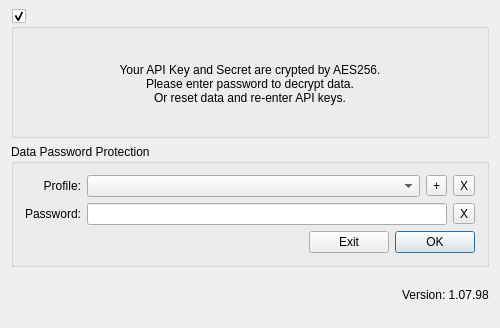
<?xml version="1.0" encoding="UTF-8"?>
<ui version="4.0">
 <class>PasswordDialog</class>
 <widget class="QDialog" name="PasswordDialog">
  <property name="geometry">
   <rect>
    <x>0</x>
    <y>0</y>
    <width>500</width>
    <height>328</height>
   </rect>
  </property>
  <property name="minimumSize">
   <size>
    <width>500</width>
    <height>0</height>
   </size>
  </property>
  <property name="windowTitle">
   <string>Qt Bitcoin Trader</string>
  </property>
  <property name="styleSheet">
   <string notr="true"/>
  </property>
  <layout class="QGridLayout" name="gridLayout_2">
   <property name="topMargin">
    <number>9</number>
   </property>
   <item row="0" column="5">
    <widget class="QGroupBox" name="descriptionGroupBox">
     <property name="styleSheet">
      <string notr="true">QGroupBox::indicator::checked::hover {background: black; border: 1px solid gray; border-radius: 3px; image: url(:/Resources/Close.png);} QGroupBox::indicator::checked::!hover { background: white; border: 1px solid gray; border-radius: 3px; image: url(:/Resources/Close.png);} QGroupBox:title {background: transparent;}</string>
     </property>
     <property name="title">
      <string/>
     </property>
     <property name="checkable">
      <bool>true</bool>
     </property>
     <layout class="QGridLayout" name="gridLayout_3">
      <property name="leftMargin">
       <number>8</number>
      </property>
      <property name="rightMargin">
       <number>8</number>
      </property>
      <property name="bottomMargin">
       <number>8</number>
      </property>
      <item row="0" column="0">
       <widget class="QLabel" name="label">
        <property name="sizePolicy">
         <sizepolicy hsizetype="Preferred" vsizetype="Expanding">
          <horstretch>0</horstretch>
          <verstretch>0</verstretch>
         </sizepolicy>
        </property>
        <property name="accessibleName">
         <string>TR00112</string>
        </property>
        <property name="styleSheet">
         <string notr="true"/>
        </property>
        <property name="text">
         <string>Your API Key and Secret are crypted by AES256.
Please enter password to decrypt data.
Or reset data and re-enter API keys.</string>
        </property>
        <property name="alignment">
         <set>Qt::AlignCenter</set>
        </property>
        <property name="buddy">
         <cstring>passwordEdit</cstring>
        </property>
       </widget>
      </item>
     </layout>
    </widget>
   </item>
   <item row="1" column="5">
    <widget class="QGroupBox" name="passInformText">
     <property name="accessibleName">
      <string>TR00106</string>
     </property>
     <property name="title">
      <string>Data Password Protection</string>
     </property>
     <layout class="QVBoxLayout" name="verticalLayout">
      <item>
       <layout class="QGridLayout" name="gridLayout">
        <item row="1" column="0">
         <widget class="QLabel" name="labelPassword">
          <property name="sizePolicy">
           <sizepolicy hsizetype="Preferred" vsizetype="Preferred">
            <horstretch>0</horstretch>
            <verstretch>0</verstretch>
           </sizepolicy>
          </property>
          <property name="accessibleName">
           <string>TR00109</string>
          </property>
          <property name="text">
           <string>Password:</string>
          </property>
          <property name="alignment">
           <set>Qt::AlignRight|Qt::AlignTrailing|Qt::AlignVCenter</set>
          </property>
          <property name="buddy">
           <cstring>passwordEdit</cstring>
          </property>
         </widget>
        </item>
        <item row="1" column="1">
         <layout class="QHBoxLayout" name="horizontalLayout_2">
          <item>
           <widget class="QLineEdit" name="passwordEdit">
            <property name="sizePolicy">
             <sizepolicy hsizetype="MinimumExpanding" vsizetype="Fixed">
              <horstretch>0</horstretch>
              <verstretch>0</verstretch>
             </sizepolicy>
            </property>
            <property name="echoMode">
             <enum>QLineEdit::Password</enum>
            </property>
           </widget>
          </item>
          <item>
           <widget class="QToolButton" name="toolButton">
            <property name="text">
             <string>X</string>
            </property>
           </widget>
          </item>
         </layout>
        </item>
        <item row="0" column="1">
         <layout class="QHBoxLayout" name="horizontalLayout">
          <item>
           <widget class="QComboBox" name="profileComboBox">
            <property name="sizePolicy">
             <sizepolicy hsizetype="MinimumExpanding" vsizetype="Fixed">
              <horstretch>0</horstretch>
              <verstretch>0</verstretch>
             </sizepolicy>
            </property>
            <property name="iconSize">
             <size>
              <width>50</width>
              <height>16</height>
             </size>
            </property>
           </widget>
          </item>
          <item>
           <widget class="QToolButton" name="buttonAddProfile">
            <property name="text">
             <string>+</string>
            </property>
           </widget>
          </item>
          <item>
           <widget class="QToolButton" name="removeButton">
            <property name="text">
             <string>X</string>
            </property>
           </widget>
          </item>
         </layout>
        </item>
        <item row="0" column="0">
         <widget class="QLabel" name="labelPassword_2">
          <property name="sizePolicy">
           <sizepolicy hsizetype="Preferred" vsizetype="Preferred">
            <horstretch>0</horstretch>
            <verstretch>0</verstretch>
           </sizepolicy>
          </property>
          <property name="accessibleName">
           <string>TR00108</string>
          </property>
          <property name="text">
           <string>Profile:</string>
          </property>
          <property name="alignment">
           <set>Qt::AlignRight|Qt::AlignTrailing|Qt::AlignVCenter</set>
          </property>
          <property name="buddy">
           <cstring>profileComboBox</cstring>
          </property>
         </widget>
        </item>
       </layout>
      </item>
      <item>
       <layout class="QHBoxLayout" name="horizontalLayout_3">
        <item>
         <spacer name="horizontalSpacer_2">
          <property name="orientation">
           <enum>Qt::Horizontal</enum>
          </property>
          <property name="sizeHint" stdset="0">
           <size>
            <width>40</width>
            <height>20</height>
           </size>
          </property>
         </spacer>
        </item>
        <item>
         <widget class="QPushButton" name="cancelButton">
          <property name="sizePolicy">
           <sizepolicy hsizetype="Preferred" vsizetype="Fixed">
            <horstretch>0</horstretch>
            <verstretch>0</verstretch>
           </sizepolicy>
          </property>
          <property name="accessibleName">
           <string>EXIT</string>
          </property>
          <property name="text">
           <string>Exit</string>
          </property>
          <property name="autoDefault">
           <bool>false</bool>
          </property>
         </widget>
        </item>
        <item>
         <widget class="QPushButton" name="okButton">
          <property name="sizePolicy">
           <sizepolicy hsizetype="Preferred" vsizetype="Fixed">
            <horstretch>0</horstretch>
            <verstretch>0</verstretch>
           </sizepolicy>
          </property>
          <property name="accessibleName">
           <string>OK</string>
          </property>
          <property name="text">
           <string>OK</string>
          </property>
         </widget>
        </item>
       </layout>
      </item>
     </layout>
    </widget>
   </item>
   <item row="2" column="5">
    <layout class="QHBoxLayout" name="horizontalLayout_4">
     <item>
      <widget class="QGroupBox" name="LogoGroupBox">
       <property name="sizePolicy">
        <sizepolicy hsizetype="Preferred" vsizetype="Preferred">
         <horstretch>0</horstretch>
         <verstretch>0</verstretch>
        </sizepolicy>
       </property>
       <property name="minimumSize">
        <size>
         <width>183</width>
         <height>44</height>
        </size>
       </property>
       <property name="toolTip">
        <string notr="true"/>
       </property>
       <property name="accessibleName">
        <string>LOGOBUTTON</string>
       </property>
       <property name="styleSheet">
        <string notr="true">border:0px;margin:0</string>
       </property>
       <property name="title">
        <string/>
       </property>
      </widget>
     </item>
     <item>
      <spacer name="horizontalSpacer">
       <property name="orientation">
        <enum>Qt::Horizontal</enum>
       </property>
       <property name="sizeHint" stdset="0">
        <size>
         <width>13</width>
         <height>13</height>
        </size>
       </property>
      </spacer>
     </item>
     <item>
      <widget class="QLabel" name="label_info">
       <property name="text">
        <string>Version: 1.07.98</string>
       </property>
       <property name="margin">
        <number>0</number>
       </property>
      </widget>
     </item>
    </layout>
   </item>
  </layout>
 </widget>
 <layoutdefault spacing="6" margin="11"/>
 <tabstops>
  <tabstop>passwordEdit</tabstop>
  <tabstop>okButton</tabstop>
  <tabstop>profileComboBox</tabstop>
  <tabstop>cancelButton</tabstop>
  <tabstop>buttonAddProfile</tabstop>
  <tabstop>removeButton</tabstop>
  <tabstop>toolButton</tabstop>
  <tabstop>descriptionGroupBox</tabstop>
 </tabstops>
 <resources/>
 <connections>
  <connection>
   <sender>toolButton</sender>
   <signal>clicked()</signal>
   <receiver>passwordEdit</receiver>
   <slot>clear()</slot>
   <hints>
    <hint type="sourcelabel">
     <x>478</x>
     <y>222</y>
    </hint>
    <hint type="destinationlabel">
     <x>453</x>
     <y>223</y>
    </hint>
   </hints>
  </connection>
  <connection>
   <sender>passwordEdit</sender>
   <signal>returnPressed()</signal>
   <receiver>okButton</receiver>
   <slot>click()</slot>
   <hints>
    <hint type="sourcelabel">
     <x>453</x>
     <y>223</y>
    </hint>
    <hint type="destinationlabel">
     <x>472</x>
     <y>234</y>
    </hint>
   </hints>
  </connection>
  <connection>
   <sender>cancelButton</sender>
   <signal>clicked()</signal>
   <receiver>PasswordDialog</receiver>
   <slot>reject()</slot>
   <hints>
    <hint type="sourcelabel">
     <x>393</x>
     <y>234</y>
    </hint>
    <hint type="destinationlabel">
     <x>236</x>
     <y>171</y>
    </hint>
   </hints>
  </connection>
  <connection>
   <sender>removeButton</sender>
   <signal>clicked()</signal>
   <receiver>PasswordDialog</receiver>
   <slot>resetDataSlot()</slot>
   <hints>
    <hint type="sourcelabel">
     <x>478</x>
     <y>194</y>
    </hint>
    <hint type="destinationlabel">
     <x>399</x>
     <y>119</y>
    </hint>
   </hints>
  </connection>
  <connection>
   <sender>buttonAddProfile</sender>
   <signal>clicked()</signal>
   <receiver>PasswordDialog</receiver>
   <slot>addNewProfile()</slot>
   <hints>
    <hint type="sourcelabel">
     <x>453</x>
     <y>194</y>
    </hint>
    <hint type="destinationlabel">
     <x>499</x>
     <y>86</y>
    </hint>
   </hints>
  </connection>
  <connection>
   <sender>okButton</sender>
   <signal>clicked()</signal>
   <receiver>PasswordDialog</receiver>
   <slot>accept()</slot>
   <hints>
    <hint type="sourcelabel">
     <x>472</x>
     <y>234</y>
    </hint>
    <hint type="destinationlabel">
     <x>490</x>
     <y>242</y>
    </hint>
   </hints>
  </connection>
  <connection>
   <sender>passwordEdit</sender>
   <signal>textChanged(QString)</signal>
   <receiver>PasswordDialog</receiver>
   <slot>checkToEnableButton(QString)</slot>
   <hints>
    <hint type="sourcelabel">
     <x>393</x>
     <y>223</y>
    </hint>
    <hint type="destinationlabel">
     <x>499</x>
     <y>130</y>
    </hint>
   </hints>
  </connection>
 </connections>
 <slots>
  <slot>resetDataSlot()</slot>
  <slot>checkToEnableButton(QString)</slot>
  <slot>addNewProfile()</slot>
  <slot>okPressed()</slot>
 </slots>
</ui>
